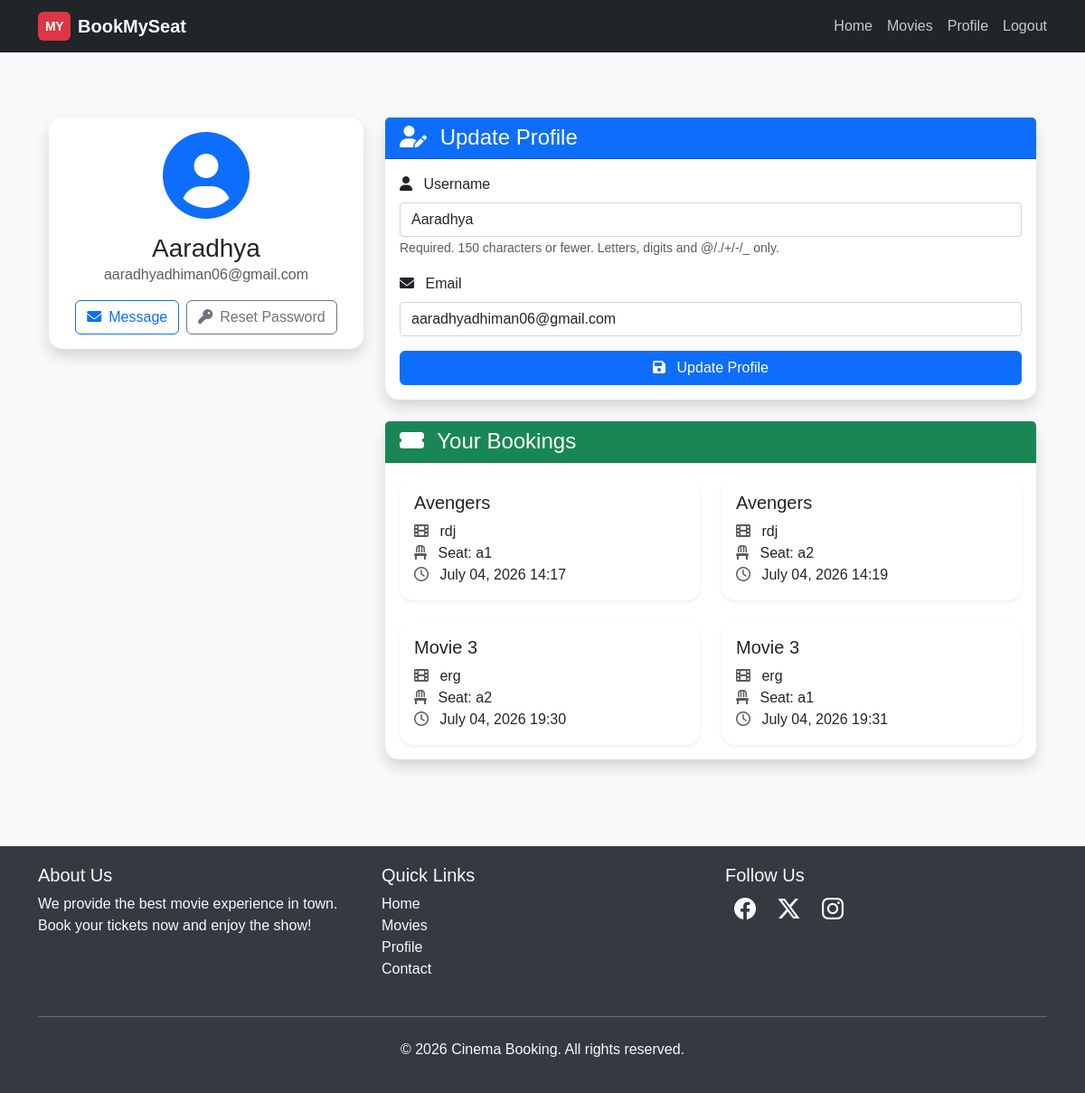
Screenshot of /users/profile/ (signed in) with the database file from the repository.
### movies/models.py (models this page shows, shortened)
class Booking(models.Model):
    user = models.ForeignKey(User, on_delete=models.CASCADE)
    seat = models.OneToOneField(Seat, on_delete=models.CASCADE)
    movie = models.ForeignKey(Movie, on_delete=models.CASCADE)
    theater = models.ForeignKey(Theater, on_delete=models.CASCADE)
    booked_at = models.DateTimeField(auto_now_add=True)

class Movie(models.Model):
    name = models.CharField(max_length=255)
    image = models.ImageField(upload_to="movies/")
    rating = models.DecimalField(max_digits=3, decimal_places=1)
    cast = models.TextField()
    description = models.TextField(blank=True, null=True)

class Theater(models.Model):
    name = models.CharField(max_length=255)
    movie = models.ForeignKey(Movie, on_delete=models.CASCADE, related_name='theaters')
    time = models.DateTimeField()

class Seat(models.Model):
    theater = models.ForeignKey(Theater, on_delete=models.CASCADE, related_name='seats')
    seat_number = models.CharField(max_length=10)
    is_booked = models.BooleanField(default=False)

### users/views.py (the view)
# urls.py: path("profile/", views.profile, name="profile"),
@login_required
def profile(request):
    bookings = Booking.objects.filter(user=request.user)
    if request.method == "POST":
        u_form = UserUpdateForm(request.POST, instance=request.user)
        if u_form.is_valid():
            u_form.save()
            return redirect("profile")
    else:
        u_form = UserUpdateForm(instance=request.user)
    return render(request, "users/profile.html", {"u_form": u_form, "bookings": bookings})

### users/forms.py
class UserUpdateForm(forms.ModelForm):
    email = forms.EmailField(required=True)
    class Meta:
        model = User
        fields = ['username', 'email']

### users/templates/users/profile.html (shortened to what this page needs)
{% extends "users/base_generic.html" %} {% block content %}
<div class="container py-5">
  <div class="row">
    <div class="col-lg-4 mb-4">
      <div class="card shadow">
        <div class="card-body text-center">
          <div class="mb-3">
            <i class="fas fa-user-circle fa-6x text-primary"></i>
          </div>
          <h3 class="card-title mb-0">{{ user.username }}</h3>
          <p class="text-muted mb-3">{{ user.email }}</p>
          <div class="d-flex justify-content-center">
            <a href="#" class="btn btn-outline-primary me-2"><i class="fas fa-envelope me-2"></i>Message</a>
            <a href="{% url 'password_reset' %}" class="btn btn-outline-secondary"><i class="fas fa-key me-2"></i>Reset Password</a>
          </div>
        </div>
      </div>
    </div>
    <div class="col-lg-8">
      <div class="card shadow mb-4">
        <div class="card-header bg-primary text-white">
          <h4 class="mb-0"><i class="fas fa-user-edit me-2"></i> Update Profile</h4>
        </div>
        <div class="card-body">
          <form method="POST">
            {% for field in u_form %}
              <div class="mb-3">
                <label for="{{ field.id_for_label }}" class="form-label">
                  <i class="fas fa-{% if field.name == 'username' %}user{% elif field.name == 'email' %}envelope{% else %}info-circle{% endif %} me-2"></i>
                  {{ field.label }}
                </label>
                {{ field }}
                {% if field.help_text %}
                  <small class="form-text text-muted">{{ field.help_text }}</small>
                {% endif %}
              </div>
            {% endfor %}
            <button class="btn btn-primary w-100" type="submit"><i class="fas fa-save me-2"></i> Update Profile</button>
          </form>
        </div>
      </div>
      <div class="card shadow">
        <div class="card-header bg-success text-white">
          <h4 class="mb-0"><i class="fas fa-ticket-alt me-2"> </i> Your Bookings</h4>
        </div>
        <div class="card-body">
          {% if bookings %}
            <div class="row row-cols-1 row-cols-md-2 g-4">
              {% for booking in bookings %}
                <div class="col">
                  <div class="card h-100 border-0 shadow-sm">
                    <div class="card-body">
                      <h5 class="card-title">{{ booking.movie.name }}</h5>
                      <p class="card-text">
                        <i class="fas fa-film me-2 text-muted"> </i>  {{ booking.theater.name }}<br>
                        <i class="fas fa-chair me-2 text-muted"> </i>  Seat: {{ booking.seat.seat_number }}<br>
                        <i class="far fa-clock me-2 text-muted"> </i>  {{ booking.booked_at|date:"F d, Y H:i" }}
                      </p>
                    </div>
                  </div>
                </div>
              {% endfor %}
            </div>
          {% else %}
            <div class="text-center py-5">
              <i class="fas fa-ticket-alt fa-4x text-muted mb-3"></i>
              <p class="lead mb-0">No bookings yet. Time to plan your next movie night!</p>
            </div>
          {% endif %}
        </div>
      </div>
    </div>
  </div>
</div>
<link rel="stylesheet" href="https://cdnjs.cloudflare.com/ajax/libs/font-awesome/6.0.0-beta3/css/all.min.css">
{% endblock %}

### users/templates/users/base_generic.html (style rules this page uses)
body { font-family: Arial, sans-serif; }

### users/templates/users/profile.html (style rules this page uses)
body { background-color: #f8f9fa; }
.card { border-radius: 15px; border: none; transition: transform 0.3s ease-in-out; }
.card-header { border-top-left-radius: 15px; border-top-right-radius: 15px; }
form input, form select, form textarea { display: block; width: 100%; padding: 0.375rem 0.75rem; font-size: 1rem; font-weight: 400; line-height: 1.5; color: #212529; background-color: #fff; background-clip: padding-box; border: 1px solid #ced4da; border-radius: 0.25rem; transition: border-color 0.15s ease-in-out, box-shadow 0.15s ease-in-out; }

### rows the page displays
Booking: movie.name "Avengers", theater.name "rdj", seat.seat_number "a1", booked_at "July 04, 2026 14:17"
Booking: movie.name "Avengers", theater.name "rdj", seat.seat_number "a2", booked_at "July 04, 2026 14:19"
Booking: movie.name "Movie 3", theater.name "erg", seat.seat_number "a2", booked_at "July 04, 2026 19:30"
Booking: movie.name "Movie 3", theater.name "erg", seat.seat_number "a1", booked_at "July 04, 2026 19:31"

### other values shown
{{ user.username }} "Aaradhya"
{{ user.email }} "aaradhyadhiman06@gmail.com"
{{ field.label }} "Username" "Email"
{{ field.help_text }} "Required. 150 characters or fewer. Letters, digits and @/./+/-/_ only."
